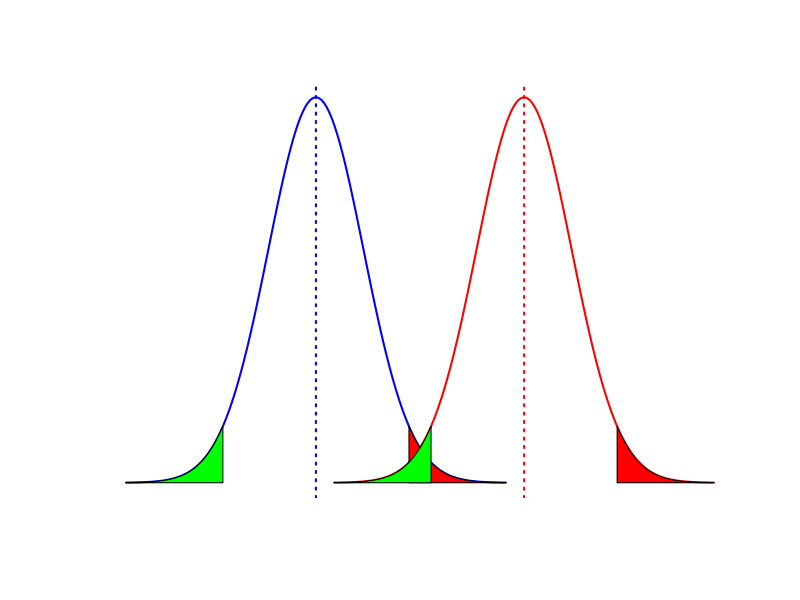
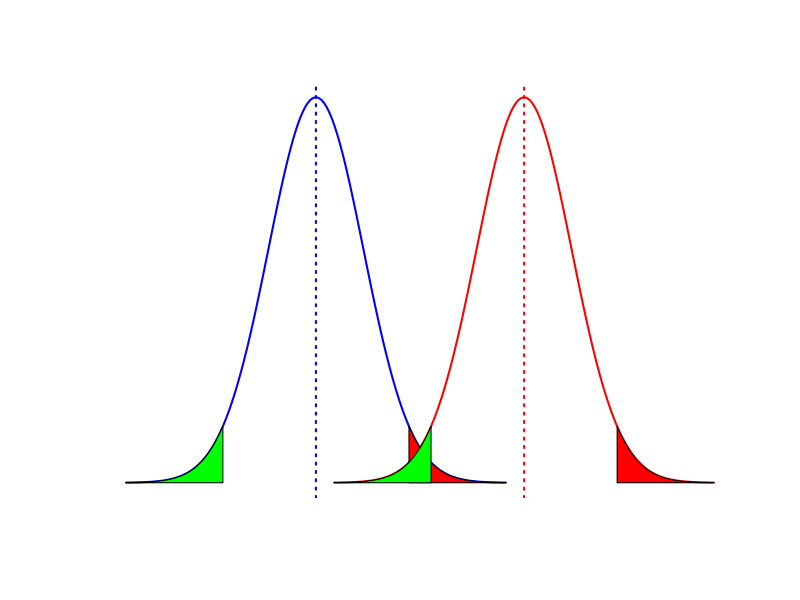

Here is the R script that generated these plots, in order:
## ---- chunk 1
# default variables for the 2-sample version of the shiny app being used here
score_1 <- 0.4 ; base_1 <- 200 ; score_2 <- 0.6 ; base_2 <- 300 ; tails2 <- 2 ; confidence2 <- 0.95
range2 <- qnorm(1 - (1 - confidence2) / 2)
p_2  <- ((base_1 * score_1) + (base_2 * score_2)) / (base_2 + base_1)
se_2 <- sqrt(p_2 * (1 - p_2) * ((1 / base_1) + (1 / base_2)))

# splitting each curve into 3 sections; these section then have x and y co-ordinates calculated
lcord.x1 <- c(score_1 - 4 * se_2, seq(score_1 - 4 * se_2, score_1 - range2 * se_2, length.out = 1000), score_1 - range2 * se_2) 
lcord.y1 <- c(0,dnorm(seq(score_1 - 4 * se_2, score_1 - range2 * se_2, length.out = 1000), score_1, se_2),0) 
mcord.x1 <- c(score_1 - range2 * se_2,seq(score_1 - range2 * se_2, score_1 + range2 * se_2 , length.out = 1000),score_1 + range2 * se_2)
mcord.y1 <- c(0,dnorm(seq(score_1 - range2 * se_2, score_1 + range2 * se_2, length.out = 1000), score_1, se_2),0)
ucord.x1 <- c(score_1 + range2 * se_2,seq(score_1 + range2 * se_2, score_1 + 4 * se_2, length.out = 1000),score_1 + 4 * se_2) 
ucord.y1 <- c(0,dnorm(seq(score_1 + range2 * se_2, score_1 + 4 * se_2, length.out = 1000), score_1, se_2),0)      
lcord.x2 <- c(score_2 - 4 * se_2,seq(score_2 - 4 * se_2, score_2 - range2 * se_2, length.out = 1000),score_2 - range2 * se_2) 
lcord.y2 <- c(0,dnorm(seq(score_2 - 4 * se_2, score_2 - range2 * se_2, length.out = 1000), score_2, se_2),0) 
mcord.x2 <- c(score_2 - range2 * se_2,seq(score_2 - range2 * se_2, score_2 + range2 * se_2 , length.out = 1000),score_2 + range2 * se_2)
mcord.y2 <- c(0,dnorm(seq(score_2 - range2 * se_2, score_2 + range2 * se_2, length.out = 1000), score_2, se_2),0)
ucord.x2 <- c(score_2 + range2 * se_2,seq(score_2 + range2 * se_2, score_2 + 4 * se_2, length.out = 1000),score_2 + 4 * se_2) 
ucord.y2 <- c(0,dnorm(seq(score_2 + range2 * se_2, score_2 + 4 * se_2, length.out = 1000), score_2, se_2),0)

# store the values used for the plot
x_1 <- seq(score_1 - 4 * se_2, score_1 + 4 * se_2, length.out = 3000) ; y_1 <- dnorm(x_1, score_1, se_2)
x_2 <- seq(score_2 - 4 * se_2, score_2 + 4 * se_2, length.out = 3000) ; y_2 <- dnorm(x_2, score_2, se_2)

# set the scale for the plot - how much to extand beyond the curves
scale2 <-((score_1 + 4 * se_2) - (score_1 - 4 * se_2)) / 20
l.limit2 <- if (x_1[1] - scale2 < x_2[1] - scale2) {x_1[1] - scale2} else {x_2[1] - scale2}  
u.limit2 <- if (x_1[3000] + scale2 > x_2[3000] + scale2) {x_1[3000] + scale2} else {x_2[3000] + scale2} 

# plot curve 1 in blue and curve 2 in red, add vertical lines at the relevenet means. The x-axis is scaled to minimize space around the curves
plot(x_1, y_1, xlim=c(l.limit2, u.limit2), type = "l", axes = F, main="", xlab = "", ylab = "", col = 'blue', lwd = 2) ; abline(v=score_1, lty=3, col = 'blue', lwd = 2)
lines(x_2, y_2, col = 'red', lwd = 2) ; abline(v=score_2, lty=3, col = 'red', lwd = 2)

# add the coloured segments to the curves to aid visualisation - uses the sections calculated above
polygon(lcord.x1, lcord.y1, col='green')
polygon(ucord.x1, ucord.y1, col='red')
polygon(lcord.x2, lcord.y2, col='green')
polygon(ucord.x2, ucord.y2, col='red')
## ---- chunk 2
# default variables for the 2-sample version of the shiny app being used here
score_1 <- 0.4 ; base_1 <- 200 ; score_2 <- 0.6 ; base_2 <- 300 ; tails2 <- 2 ; confidence2 <- 0.95
range2 <- qnorm(1 - (1 - confidence2) / 2)
p_2  <- ((base_1 * score_1) + (base_2 * score_2)) / (base_2 + base_1)
se_2 <- sqrt(p_2 * (1 - p_2) * ((1 / base_1) + (1 / base_2)))

# splitting each curve into 3 sections; these section then have x and y co-ordinates calculated
lcord.x1 <- c(score_1 - 4 * se_2, seq(score_1 - 4 * se_2, score_1 - range2 * se_2, length.out = 1000), score_1 - range2 * se_2) 
lcord.y1 <- c(0,dnorm(seq(score_1 - 4 * se_2, score_1 - range2 * se_2, length.out = 1000), score_1, se_2),0) 
mcord.x1 <- c(score_1 - range2 * se_2,seq(score_1 - range2 * se_2, score_1 + range2 * se_2 , length.out = 1000),score_1 + range2 * se_2)
mcord.y1 <- c(0,dnorm(seq(score_1 - range2 * se_2, score_1 + range2 * se_2, length.out = 1000), score_1, se_2),0)
ucord.x1 <- c(score_1 + range2 * se_2,seq(score_1 + range2 * se_2, score_1 + 4 * se_2, length.out = 1000),score_1 + 4 * se_2) 
ucord.y1 <- c(0,dnorm(seq(score_1 + range2 * se_2, score_1 + 4 * se_2, length.out = 1000), score_1, se_2),0)      
lcord.x2 <- c(score_2 - 4 * se_2,seq(score_2 - 4 * se_2, score_2 - range2 * se_2, length.out = 1000),score_2 - range2 * se_2) 
lcord.y2 <- c(0,dnorm(seq(score_2 - 4 * se_2, score_2 - range2 * se_2, length.out = 1000), score_2, se_2),0) 
mcord.x2 <- c(score_2 - range2 * se_2,seq(score_2 - range2 * se_2, score_2 + range2 * se_2 , length.out = 1000),score_2 + range2 * se_2)
mcord.y2 <- c(0,dnorm(seq(score_2 - range2 * se_2, score_2 + range2 * se_2, length.out = 1000), score_2, se_2),0)
ucord.x2 <- c(score_2 + range2 * se_2,seq(score_2 + range2 * se_2, score_2 + 4 * se_2, length.out = 1000),score_2 + 4 * se_2) 
ucord.y2 <- c(0,dnorm(seq(score_2 + range2 * se_2, score_2 + 4 * se_2, length.out = 1000), score_2, se_2),0)

# store the values used for the plot
x_1 <- seq(score_1 - 4 * se_2, score_1 + 4 * se_2, length.out = 3000) ; y_1 <- dnorm(x_1, score_1, se_2)
x_2 <- seq(score_2 - 4 * se_2, score_2 + 4 * se_2, length.out = 3000) ; y_2 <- dnorm(x_2, score_2, se_2)

# set the scale for the plot - how much to extand beyond the curves
scale2 <-((score_1 + 4 * se_2) - (score_1 - 4 * se_2)) / 20
l.limit2 <- if (x_1[1] - scale2 < x_2[1] - scale2) {x_1[1] - scale2} else {x_2[1] - scale2}  
u.limit2 <- if (x_1[3000] + scale2 > x_2[3000] + scale2) {x_1[3000] + scale2} else {x_2[3000] + scale2} 

# plot curve 1 in blue and curve 2 in red, add vertical lines at the relevenet means. The x-axis is scaled to minimize space around the curves
plot(x_1, y_1, xlim=c(l.limit2, u.limit2), type = "l", axes = F, main="", xlab = "", ylab = "", col = 'blue', lwd = 2) ; abline(v=score_1, lty=3, col = 'blue', lwd = 2)
lines(x_2, y_2, col = 'red', lwd = 2) ; abline(v=score_2, lty=3, col = 'red', lwd = 2)

# add the coloured segments to the curves to aid visualisation - uses the sections calculated above
polygon(lcord.x1, lcord.y1, col='green')
polygon(ucord.x1, ucord.y1, col='red')
polygon(lcord.x2, lcord.y2, col='green')
polygon(ucord.x2, ucord.y2, col='red')
## ---- chunk 3
str1 <- paste('With a sample size of ', base_1, ' and a proportion of ', score_1, '% for sample 1,', sep = "")
str2 <- paste('and a sample size of ', base_2, ' and a proportion of ', score_2, '% for sample 2', sep = "")
str3 <- paste('sample 2 ',
    if (lcord.x1[1000] < ucord.x2[1] & ucord.x1[1] > lcord.x2[1000]) {
        ' IS NOT significantly different from '
    } else {
        ' IS significantly different from '}
    , 'sample 1 at the ', confidence2 * 100, '% significance level' , sep="")
cat(str1, str2, str3, sep = "\n")
